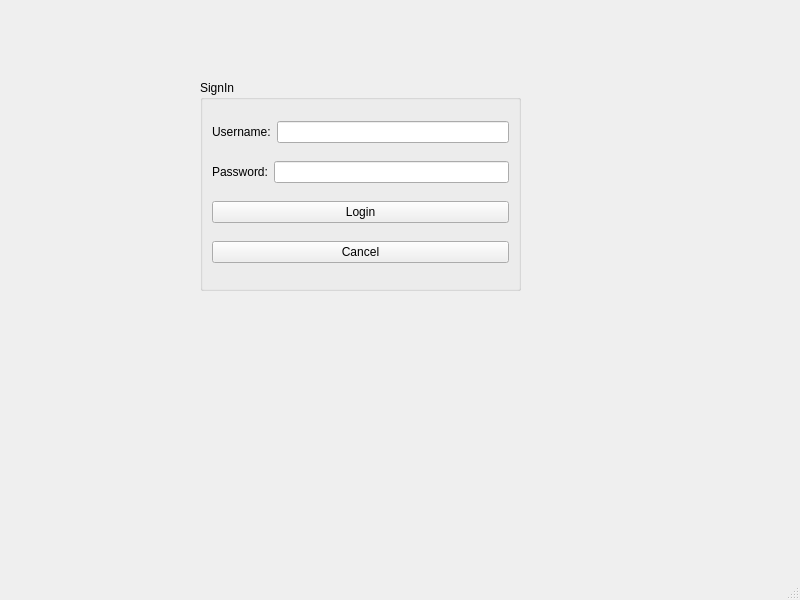
<?xml version="1.0" encoding="UTF-8"?>
<ui version="4.0">
 <class>MainWindow</class>
 <widget class="QMainWindow" name="MainWindow">
  <property name="geometry">
   <rect>
    <x>0</x>
    <y>0</y>
    <width>800</width>
    <height>600</height>
   </rect>
  </property>
  <property name="windowTitle">
   <string>MainWindow</string>
  </property>
  <widget class="QWidget" name="centralwidget">
   <widget class="QGroupBox" name="groupBox">
    <property name="geometry">
     <rect>
      <x>200</x>
      <y>80</y>
      <width>321</width>
      <height>211</height>
     </rect>
    </property>
    <property name="title">
     <string>SignIn</string>
    </property>
    <layout class="QVBoxLayout" name="verticalLayout">
     <item>
      <layout class="QHBoxLayout" name="horizontalLayout">
       <item>
        <widget class="QLabel" name="label">
         <property name="text">
          <string>Username:</string>
         </property>
        </widget>
       </item>
       <item>
        <widget class="QLineEdit" name="lineEdit_username"/>
       </item>
      </layout>
     </item>
     <item>
      <layout class="QHBoxLayout" name="horizontalLayout_2">
       <item>
        <widget class="QLabel" name="label_2">
         <property name="text">
          <string>Password:</string>
         </property>
        </widget>
       </item>
       <item>
        <widget class="QLineEdit" name="lineEdit_password">
         <property name="echoMode">
          <enum>QLineEdit::Password</enum>
         </property>
        </widget>
       </item>
      </layout>
     </item>
     <item>
      <widget class="QPushButton" name="login">
       <property name="text">
        <string>Login</string>
       </property>
      </widget>
     </item>
     <item>
      <widget class="QPushButton" name="cancel">
       <property name="text">
        <string>Cancel</string>
       </property>
      </widget>
     </item>
    </layout>
   </widget>
  </widget>
  <widget class="QMenuBar" name="menubar">
   <property name="geometry">
    <rect>
     <x>0</x>
     <y>0</y>
     <width>800</width>
     <height>21</height>
    </rect>
   </property>
  </widget>
  <widget class="QStatusBar" name="statusbar"/>
 </widget>
 <resources/>
 <connections/>
</ui>
